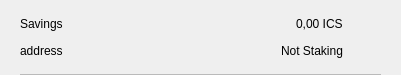
<?xml version="1.0" encoding="UTF-8"?>
<ui version="4.0">
 <class>CSRow</class>
 <widget class="QWidget" name="CSRow">
  <property name="geometry">
   <rect>
    <x>0</x>
    <y>0</y>
    <width>401</width>
    <height>75</height>
   </rect>
  </property>
  <property name="windowTitle">
   <string>Form</string>
  </property>
  <layout class="QVBoxLayout" name="verticalLayout">
   <property name="spacing">
    <number>0</number>
   </property>
   <property name="leftMargin">
    <number>20</number>
   </property>
   <property name="topMargin">
    <number>10</number>
   </property>
   <property name="rightMargin">
    <number>20</number>
   </property>
   <property name="bottomMargin">
    <number>0</number>
   </property>
   <item>
    <widget class="QWidget" name="info" native="true">
     <property name="minimumSize">
      <size>
       <width>0</width>
       <height>0</height>
      </size>
     </property>
     <layout class="QHBoxLayout" name="horizontalLayout_3">
      <property name="leftMargin">
       <number>0</number>
      </property>
      <property name="topMargin">
       <number>0</number>
      </property>
      <property name="rightMargin">
       <number>0</number>
      </property>
      <property name="bottomMargin">
       <number>10</number>
      </property>
      <item>
       <widget class="QWidget" name="container" native="true">
        <property name="minimumSize">
         <size>
          <width>0</width>
          <height>0</height>
         </size>
        </property>
        <layout class="QVBoxLayout" name="verticalLayout_2">
         <property name="spacing">
          <number>0</number>
         </property>
         <property name="leftMargin">
          <number>0</number>
         </property>
         <property name="topMargin">
          <number>0</number>
         </property>
         <property name="rightMargin">
          <number>0</number>
         </property>
         <property name="bottomMargin">
          <number>0</number>
         </property>
         <item>
          <layout class="QHBoxLayout" name="horizontalLayout">
           <item>
            <widget class="QLabel" name="labelName">
             <property name="toolTip">
              <string notr="true"/>
             </property>
             <property name="text">
              <string>Savings</string>
             </property>
            </widget>
           </item>
           <item>
            <spacer name="horizontalSpacer">
             <property name="orientation">
              <enum>Qt::Horizontal</enum>
             </property>
             <property name="sizeHint" stdset="0">
              <size>
               <width>40</width>
               <height>20</height>
              </size>
             </property>
            </spacer>
           </item>
           <item>
            <widget class="QLabel" name="labelAmount">
             <property name="text">
              <string>0,00 ICS</string>
             </property>
            </widget>
           </item>
          </layout>
         </item>
         <item>
          <layout class="QHBoxLayout" name="horizontalLayout_2">
           <item>
            <widget class="QLabel" name="labelAddress">
             <property name="toolTip">
              <string notr="true"/>
             </property>
             <property name="text">
              <string>address</string>
             </property>
            </widget>
           </item>
           <item>
            <spacer name="horizontalSpacer_2">
             <property name="orientation">
              <enum>Qt::Horizontal</enum>
             </property>
             <property name="sizeHint" stdset="0">
              <size>
               <width>40</width>
               <height>20</height>
              </size>
             </property>
            </spacer>
           </item>
           <item>
            <widget class="QLabel" name="labelStaking">
             <property name="text">
              <string>Not Staking</string>
             </property>
            </widget>
           </item>
          </layout>
         </item>
        </layout>
       </widget>
      </item>
      <item alignment="Qt::AlignHCenter|Qt::AlignVCenter">
       <widget class="QPushButton" name="pushButtonMenu">
        <property name="minimumSize">
         <size>
          <width>24</width>
          <height>24</height>
         </size>
        </property>
        <property name="maximumSize">
         <size>
          <width>32</width>
          <height>32</height>
         </size>
        </property>
        <property name="focusPolicy">
         <enum>Qt::NoFocus</enum>
        </property>
        <property name="styleSheet">
         <string notr="true">border:none; background-color:transparent;</string>
        </property>
        <property name="text">
         <string/>
        </property>
        <property name="icon">
         <iconset>
          <normaloff>://ic-menu-hover</normaloff>://ic-menu-hover</iconset>
        </property>
        <property name="iconSize">
         <size>
          <width>24</width>
          <height>24</height>
         </size>
        </property>
       </widget>
      </item>
     </layout>
    </widget>
   </item>
   <item>
    <widget class="QLabel" name="lblDivisory">
     <property name="minimumSize">
      <size>
       <width>0</width>
       <height>1</height>
      </size>
     </property>
     <property name="maximumSize">
      <size>
       <width>16777215</width>
       <height>1</height>
      </size>
     </property>
     <property name="styleSheet">
      <string notr="true">background-color:#bababa;</string>
     </property>
     <property name="text">
      <string/>
     </property>
     <property name="alignment">
      <set>Qt::AlignBottom|Qt::AlignLeading|Qt::AlignLeft</set>
     </property>
    </widget>
   </item>
  </layout>
 </widget>
 <resources/>
 <connections/>
</ui>
